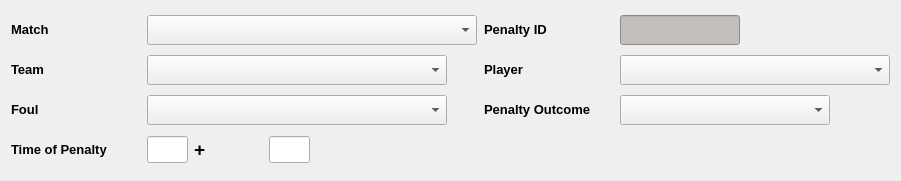
  <widget class="QWidget" name="layoutWidget">
   <property name="geometry">
    <rect>
     <x>11</x>
     <y>197</y>
     <width>901</width>
     <height>181</height>
    </rect>
   </property>
   <layout class="QGridLayout" name="gridLayout">
    <item row="0" column="0">
     <widget class="QLabel" name="label_3">
      <property name="minimumSize">
       <size>
        <width>130</width>
        <height>30</height>
       </size>
      </property>
      <property name="maximumSize">
       <size>
        <width>130</width>
        <height>30</height>
       </size>
      </property>
      <property name="text">
       <string>&lt;!DOCTYPE HTML PUBLIC &quot;-//W3C//DTD HTML 4.0//EN&quot; &quot;http://www.w3.org/TR/REC-html40/strict.dtd&quot;&gt;
&lt;html&gt;&lt;head&gt;&lt;meta name=&quot;qrichtext&quot; content=&quot;1&quot; /&gt;&lt;style type=&quot;text/css&quot;&gt;
p, li { white-space: pre-wrap; }
&lt;/style&gt;&lt;/head&gt;&lt;body style=&quot; font-family:'Sans'; font-size:10pt; font-weight:400; font-style:normal;&quot;&gt;
&lt;p style=&quot; margin-top:0px; margin-bottom:0px; margin-left:0px; margin-right:0px; -qt-block-indent:0; text-indent:0px;&quot;&gt;&lt;span style=&quot; font-weight:600;&quot;&gt;Match&lt;/span&gt;&lt;/p&gt;&lt;/body&gt;&lt;/html&gt;</string>
      </property>
     </widget>
    </item>
    <item row="0" column="1" colspan="2">
     <widget class="QComboBox" name="matchSelect">
      <property name="minimumSize">
       <size>
        <width>330</width>
        <height>30</height>
       </size>
      </property>
      <property name="maximumSize">
       <size>
        <width>330</width>
        <height>30</height>
       </size>
      </property>
     </widget>
    </item>
    <item row="0" column="3">
     <widget class="QLabel" name="label_4">
      <property name="minimumSize">
       <size>
        <width>130</width>
        <height>30</height>
       </size>
      </property>
      <property name="maximumSize">
       <size>
        <width>130</width>
        <height>30</height>
       </size>
      </property>
      <property name="text">
       <string>&lt;!DOCTYPE HTML PUBLIC &quot;-//W3C//DTD HTML 4.0//EN&quot; &quot;http://www.w3.org/TR/REC-html40/strict.dtd&quot;&gt;
&lt;html&gt;&lt;head&gt;&lt;meta name=&quot;qrichtext&quot; content=&quot;1&quot; /&gt;&lt;style type=&quot;text/css&quot;&gt;
p, li { white-space: pre-wrap; }
&lt;/style&gt;&lt;/head&gt;&lt;body style=&quot; font-family:'Sans'; font-size:10pt; font-weight:400; font-style:normal;&quot;&gt;
&lt;p style=&quot; margin-top:0px; margin-bottom:0px; margin-left:0px; margin-right:0px; -qt-block-indent:0; text-indent:0px;&quot;&gt;&lt;span style=&quot; font-weight:600;&quot;&gt;Penalty ID&lt;/span&gt;&lt;/p&gt;&lt;/body&gt;&lt;/html&gt;</string>
      </property>
     </widget>
    </item>
    <item row="0" column="4">
     <widget class="QLineEdit" name="penaltyID_display">
      <property name="minimumSize">
       <size>
        <width>120</width>
        <height>30</height>
       </size>
      </property>
      <property name="maximumSize">
       <size>
        <width>120</width>
        <height>30</height>
       </size>
      </property>
      <property name="styleSheet">
       <string notr="true">background-color: rgb(194, 190, 186);</string>
      </property>
      <property name="maxLength">
       <number>7</number>
      </property>
      <property name="readOnly">
       <bool>true</bool>
      </property>
     </widget>
    </item>
    <item row="1" column="0">
     <widget class="QLabel" name="label_5">
      <property name="minimumSize">
       <size>
        <width>130</width>
        <height>30</height>
       </size>
      </property>
      <property name="maximumSize">
       <size>
        <width>130</width>
        <height>30</height>
       </size>
      </property>
      <property name="text">
       <string>&lt;!DOCTYPE HTML PUBLIC &quot;-//W3C//DTD HTML 4.0//EN&quot; &quot;http://www.w3.org/TR/REC-html40/strict.dtd&quot;&gt;
&lt;html&gt;&lt;head&gt;&lt;meta name=&quot;qrichtext&quot; content=&quot;1&quot; /&gt;&lt;style type=&quot;text/css&quot;&gt;
p, li { white-space: pre-wrap; }
&lt;/style&gt;&lt;/head&gt;&lt;body style=&quot; font-family:'Sans'; font-size:10pt; font-weight:400; font-style:normal;&quot;&gt;
&lt;p style=&quot; margin-top:0px; margin-bottom:0px; margin-left:0px; margin-right:0px; -qt-block-indent:0; text-indent:0px;&quot;&gt;&lt;span style=&quot; font-weight:600;&quot;&gt;Team&lt;/span&gt;&lt;/p&gt;&lt;/body&gt;&lt;/html&gt;</string>
      </property>
     </widget>
    </item>
    <item row="1" column="1" colspan="2">
     <widget class="QComboBox" name="teamSelect">
      <property name="minimumSize">
       <size>
        <width>300</width>
        <height>30</height>
       </size>
      </property>
      <property name="maximumSize">
       <size>
        <width>300</width>
        <height>30</height>
       </size>
      </property>
      <property name="toolTip">
       <string>Team of penalty kick taker</string>
      </property>
     </widget>
    </item>
    <item row="1" column="3">
     <widget class="QLabel" name="label_10">
      <property name="minimumSize">
       <size>
        <width>130</width>
        <height>30</height>
       </size>
      </property>
      <property name="maximumSize">
       <size>
        <width>130</width>
        <height>30</height>
       </size>
      </property>
      <property name="text">
       <string>&lt;!DOCTYPE HTML PUBLIC &quot;-//W3C//DTD HTML 4.0//EN&quot; &quot;http://www.w3.org/TR/REC-html40/strict.dtd&quot;&gt;
&lt;html&gt;&lt;head&gt;&lt;meta name=&quot;qrichtext&quot; content=&quot;1&quot; /&gt;&lt;style type=&quot;text/css&quot;&gt;
p, li { white-space: pre-wrap; }
&lt;/style&gt;&lt;/head&gt;&lt;body style=&quot; font-family:'Sans'; font-size:10pt; font-weight:400; font-style:normal;&quot;&gt;
&lt;p style=&quot; margin-top:0px; margin-bottom:0px; margin-left:0px; margin-right:0px; -qt-block-indent:0; text-indent:0px;&quot;&gt;&lt;span style=&quot; font-weight:600;&quot;&gt;Player&lt;/span&gt;&lt;/p&gt;&lt;/body&gt;&lt;/html&gt;</string>
      </property>
     </widget>
    </item>
    <item row="1" column="4">
     <widget class="QComboBox" name="playerSelect">
      <property name="minimumSize">
       <size>
        <width>270</width>
        <height>30</height>
       </size>
      </property>
      <property name="maximumSize">
       <size>
        <width>270</width>
        <height>30</height>
       </size>
      </property>
      <property name="toolTip">
       <string>Penalty kick taker</string>
      </property>
     </widget>
    </item>
    <item row="2" column="0">
     <widget class="QLabel" name="label_7">
      <property name="minimumSize">
       <size>
        <width>130</width>
        <height>30</height>
       </size>
      </property>
      <property name="maximumSize">
       <size>
        <width>130</width>
        <height>30</height>
       </size>
      </property>
      <property name="text">
       <string>&lt;!DOCTYPE HTML PUBLIC &quot;-//W3C//DTD HTML 4.0//EN&quot; &quot;http://www.w3.org/TR/REC-html40/strict.dtd&quot;&gt;
&lt;html&gt;&lt;head&gt;&lt;meta name=&quot;qrichtext&quot; content=&quot;1&quot; /&gt;&lt;style type=&quot;text/css&quot;&gt;
p, li { white-space: pre-wrap; }
&lt;/style&gt;&lt;/head&gt;&lt;body style=&quot; font-family:'Sans'; font-size:10pt; font-weight:400; font-style:normal;&quot;&gt;
&lt;p style=&quot; margin-top:0px; margin-bottom:0px; margin-left:0px; margin-right:0px; -qt-block-indent:0; text-indent:0px;&quot;&gt;&lt;span style=&quot; font-weight:600;&quot;&gt;Foul&lt;/span&gt;&lt;/p&gt;&lt;/body&gt;&lt;/html&gt;</string>
      </property>
     </widget>
    </item>
    <item row="2" column="1" colspan="2">
     <widget class="QComboBox" name="foulSelect">
      <property name="minimumSize">
       <size>
        <width>300</width>
        <height>30</height>
       </size>
      </property>
      <property name="maximumSize">
       <size>
        <width>300</width>
        <height>30</height>
       </size>
      </property>
      <property name="toolTip">
       <string>Foul that resulted in penalty</string>
      </property>
     </widget>
    </item>
    <item row="2" column="3">
     <widget class="QLabel" name="label_6">
      <property name="minimumSize">
       <size>
        <width>130</width>
        <height>30</height>
       </size>
      </property>
      <property name="maximumSize">
       <size>
        <width>130</width>
        <height>30</height>
       </size>
      </property>
      <property name="text">
       <string>&lt;!DOCTYPE HTML PUBLIC &quot;-//W3C//DTD HTML 4.0//EN&quot; &quot;http://www.w3.org/TR/REC-html40/strict.dtd&quot;&gt;
&lt;html&gt;&lt;head&gt;&lt;meta name=&quot;qrichtext&quot; content=&quot;1&quot; /&gt;&lt;style type=&quot;text/css&quot;&gt;
p, li { white-space: pre-wrap; }
&lt;/style&gt;&lt;/head&gt;&lt;body style=&quot; font-family:'Sans'; font-size:10pt; font-weight:400; font-style:normal;&quot;&gt;
&lt;p style=&quot; margin-top:0px; margin-bottom:0px; margin-left:0px; margin-right:0px; -qt-block-indent:0; text-indent:0px;&quot;&gt;&lt;span style=&quot; font-weight:600;&quot;&gt;Penalty Outcome&lt;/span&gt;&lt;/p&gt;&lt;/body&gt;&lt;/html&gt;</string>
      </property>
     </widget>
    </item>
    <item row="2" column="4">
     <widget class="QComboBox" name="penoutcomeSelect">
      <property name="minimumSize">
       <size>
        <width>210</width>
        <height>30</height>
       </size>
      </property>
      <property name="maximumSize">
       <size>
        <width>210</width>
        <height>30</height>
       </size>
      </property>
      <property name="toolTip">
       <string>Penalty kick outcome</string>
      </property>
     </widget>
    </item>
    <item row="3" column="0">
     <widget class="QLabel" name="label_8">
      <property name="minimumSize">
       <size>
        <width>130</width>
        <height>30</height>
       </size>
      </property>
      <property name="maximumSize">
       <size>
        <width>130</width>
        <height>30</height>
       </size>
      </property>
      <property name="text">
       <string>&lt;!DOCTYPE HTML PUBLIC &quot;-//W3C//DTD HTML 4.0//EN&quot; &quot;http://www.w3.org/TR/REC-html40/strict.dtd&quot;&gt;
&lt;html&gt;&lt;head&gt;&lt;meta name=&quot;qrichtext&quot; content=&quot;1&quot; /&gt;&lt;style type=&quot;text/css&quot;&gt;
p, li { white-space: pre-wrap; }
&lt;/style&gt;&lt;/head&gt;&lt;body style=&quot; font-family:'Sans'; font-size:10pt; font-weight:400; font-style:normal;&quot;&gt;
&lt;p style=&quot; margin-top:0px; margin-bottom:0px; margin-left:0px; margin-right:0px; -qt-block-indent:0; text-indent:0px;&quot;&gt;&lt;span style=&quot; font-weight:600;&quot;&gt;Time of Penalty&lt;/span&gt;&lt;/p&gt;&lt;/body&gt;&lt;/html&gt;</string>
      </property>
     </widget>
    </item>
    <item row="3" column="1">
     <layout class="QHBoxLayout" name="horizontalLayout">
      <item>
       <widget class="QLineEdit" name="pentimeEdit">
        <property name="minimumSize">
         <size>
          <width>41</width>
          <height>27</height>
         </size>
        </property>
        <property name="maximumSize">
         <size>
          <width>41</width>
          <height>27</height>
         </size>
        </property>
        <property name="toolTip">
         <string>Match time</string>
        </property>
        <property name="inputMask">
         <string>00; </string>
        </property>
        <property name="maxLength">
         <number>2</number>
        </property>
       </widget>
      </item>
      <item>
       <widget class="QLabel" name="label_9">
        <property name="text">
         <string>&lt;!DOCTYPE HTML PUBLIC &quot;-//W3C//DTD HTML 4.0//EN&quot; &quot;http://www.w3.org/TR/REC-html40/strict.dtd&quot;&gt;
&lt;html&gt;&lt;head&gt;&lt;meta name=&quot;qrichtext&quot; content=&quot;1&quot; /&gt;&lt;style type=&quot;text/css&quot;&gt;
p, li { white-space: pre-wrap; }
&lt;/style&gt;&lt;/head&gt;&lt;body style=&quot; font-family:'Sans'; font-size:10pt; font-weight:400; font-style:normal;&quot;&gt;
&lt;p style=&quot; margin-top:0px; margin-bottom:0px; margin-left:0px; margin-right:0px; -qt-block-indent:0; text-indent:0px;&quot;&gt;&lt;span style=&quot; font-size:14pt; font-weight:600;&quot;&gt;+&lt;/span&gt;&lt;/p&gt;&lt;/body&gt;&lt;/html&gt;</string>
        </property>
       </widget>
      </item>
      <item>
       <widget class="QLineEdit" name="stoppageEdit">
        <property name="minimumSize">
         <size>
          <width>41</width>
          <height>27</height>
         </size>
        </property>
        <property name="maximumSize">
         <size>
          <width>41</width>
          <height>27</height>
         </size>
        </property>
        <property name="toolTip">
         <string>Stoppage time</string>
        </property>
        <property name="inputMask">
         <string>00; </string>
        </property>
        <property name="maxLength">
         <number>2</number>
        </property>
       </widget>
      </item>
     </layout>
    </item>
    <item row="3" column="2">
     <spacer name="horizontalSpacer">
      <property name="orientation">
       <enum>Qt::Horizontal</enum>
      </property>
      <property name="sizeHint" stdset="0">
       <size>
        <width>138</width>
        <height>20</height>
       </size>
      </property>
     </spacer>
    </item>
    <item row="3" column="3" colspan="2">
     <spacer name="horizontalSpacer_3">
      <property name="orientation">
       <enum>Qt::Horizontal</enum>
      </property>
      <property name="sizeHint" stdset="0">
       <size>
        <width>398</width>
        <height>20</height>
       </size>
      </property>
     </spacer>
    </item>
   </layout>
  </widget>
